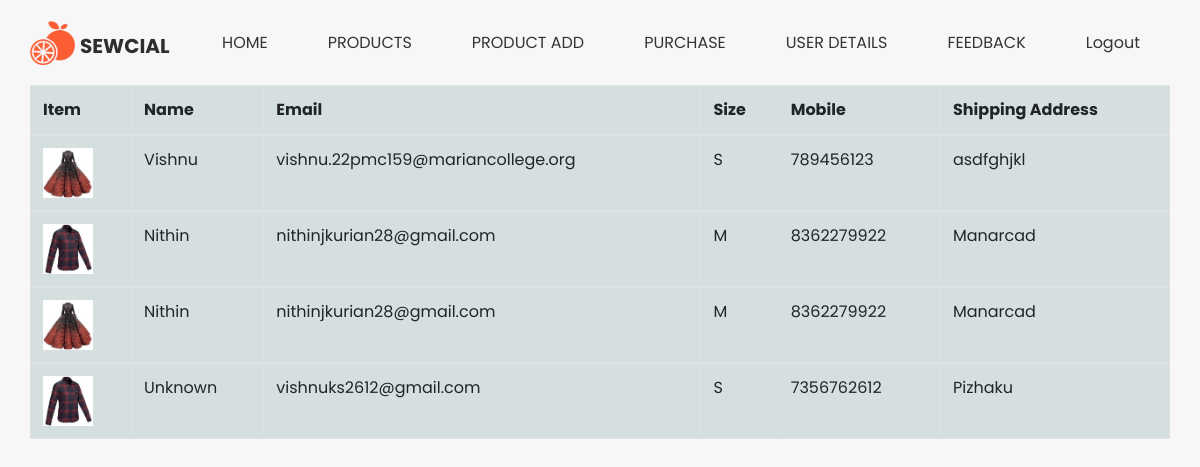
Page /admin_purchase_view (signed in) on the committed database.
### myapp/models.py (models this page shows, shortened)
class purchase(models.Model):
    size = models.CharField(max_length=25, default='')
    card = models.CharField(max_length=25)
    number = models.CharField(max_length=25)
    email = models.CharField(max_length=50, default='')
    mobile = models.CharField(max_length=12, default='')
    address = models.CharField(max_length=200, default='')
    cvv = models.CharField(max_length=25)
    product = models.ForeignKey(Product, on_delete = models.CASCADE, null=True, blank=True)

class Product(models.Model):
    product_name = models.CharField(max_length=100)
    price = models.IntegerField()
    desc = models.CharField(max_length=500)
    image = models.ImageField(upload_to='products')
    category = models.ForeignKey(Category, on_delete=models.CASCADE, null=True, blank=True)

### myapp/views.py (the view)
# urls.py: path('admin_purchase_view', views.admin_purchase_view, name='admin_purchase_view'),
def admin_purchase_view(request):
    if 'admin_id' in request.session:
        view_purchase = purchase.objects.all()
        context = {'details': view_purchase}
        return render(request, 'myapp/admin_purcahse_details_view.html', context)
    else:
        return redirect('admin_login')

### myapp/context_processor.py (called while the page is built)
def list_categories(request):
    categories = Category.objects.all()
    data = {'categories': categories}
    return data

### templates/myapp/admin_purcahse_details_view.html (shortened to what this page needs)
{% extends 'myapp/admin_base.html' %}
{% load static %}
{% block body %}
<body>
<div class="container">
<form role="form" name="viewprofileform" action="{% url 'admin_purchase_view'%}" method="post">
   <table class="table table-striped table-bordered" bgcolor="#e0ebeb">
       <tr>
           <th>Item</th>
           <th>Name</th>
           <th>Email</th>
           <th>Size</th>
           <th>Mobile</th>
           <th>Shipping Address</th>
       </tr>
       {% for x in details %}
       <tbody>
       <tr>
           <td><img src="{{x.product.image.url}}" alt="product" width="50" height="50"></td>
           <td>{{x.card}}</td>
           <td>{{x.email}}</td>
           <td>{{x.size}}</td>
           <td>{{x.mobile}}</td>
           <td>{{x.address}}</td>
       </tr>
       </tbody>
       {% endfor %}
   </table>
</form>
</div>
</body>
{% endblock %}

### static/myapp/css/style.css (style rules this page uses)
body { font-family: 'Poppins', sans-serif; color: #000000; background-color: #ffffff; }

### static/myapp/css/responsive.css (style rules this page uses)
@media (min-width: 1200px) { .container { max-width: 1170px; } }

### rows in the picture
purchase: product.image (picture), card "Vishnu", email "vishnu.22pmc159@mariancollege.org", size "S", mobile "789456123", address "asdfghjkl"
purchase: product.image (picture), card "Nithin", email "nithinjkurian28@gmail.com", size "M", mobile "8362279922", address "Manarcad"
purchase: product.image (picture), card "Nithin", email "nithinjkurian28@gmail.com", size "M", mobile "8362279922", address "Manarcad"
purchase: product.image (picture), card "Unknown", email "vishnuks2612@gmail.com", size "S", mobile "7356762612", address "Pizhaku"
